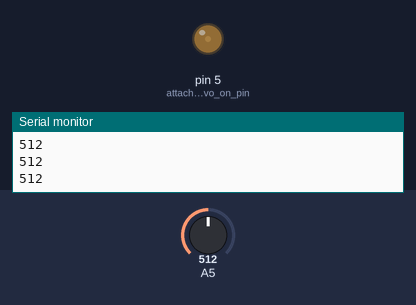
Recording of a sketch running on a simulated Arduino Uno, built with avr-gcc and run on an emulated ATmega328P. Shown: output pins drawn as LEDs (lit = HIGH), the last lines printed to the serial monitor. The test bench sets the inputs (shaded band); at power-on: A5 = 512.

Above: at 1.2 s.
1.3 s: A5 set to 716
At 2.7 s:
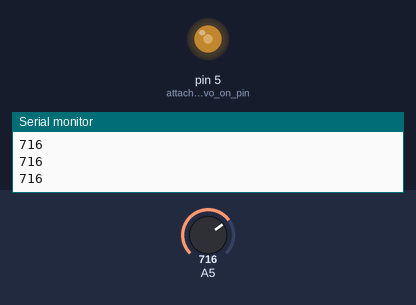
3.0 s: A5 set to 900
At 3.9 s:
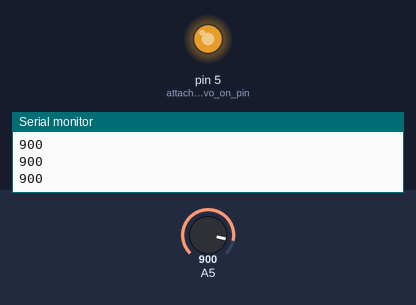
4.5 s: A5 set to 306
At 5.1 s:
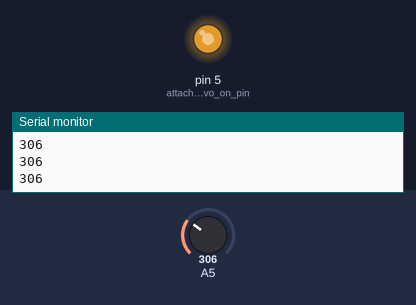
6.0 s: A5 set to 511
At 6.3 s:
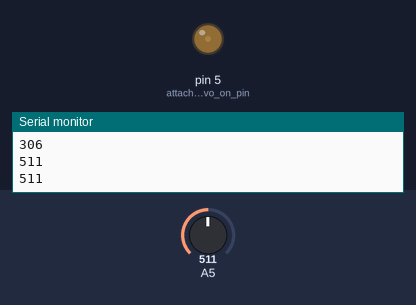
Timing chart, 0 to 8.5 s (numbered marks = the images above; inputs shaded):
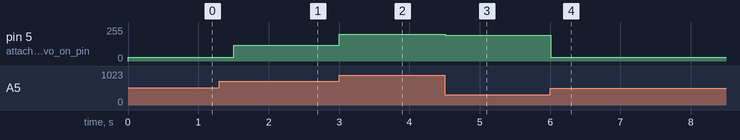

The sketch:

Medir_humedad_LED.ino
```cpp
//Prender y apagar led dependiendo de la humedad
void setup() {
  pinMode(5,OUTPUT);  // attaches the servo on pin 9 to the servo object
  Serial.begin (9600);
}

void loop() {
  int valorHumedad = analogRead (5);
  Serial.println(valorHumedad);
  int valorPin = map (valorHumedad,450,1023,0,255);
  analogWrite(5,valorPin);
  delay(250);


   }
```

Measured:
- after the input at 1.3 s, pin 5 (attaches_the_servo_on_pin): 27/255 → 118/255 after 0.20 s
- after the input at 3.0 s, pin 5 (attaches_the_servo_on_pin): 118/255 → 200/255 at once
- after the input at 4.5 s, pin 5 (attaches_the_servo_on_pin): 200/255 → 192/255 at once
- after the input at 6.0 s, pin 5 (attaches_the_servo_on_pin): 192/255 → 27/255 at once
